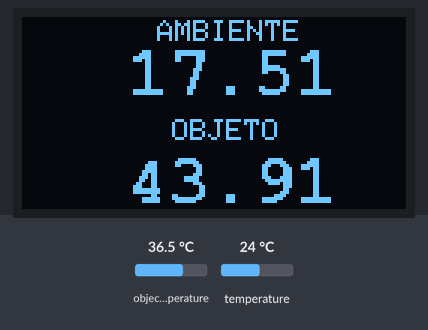
This sketch was run on a simulated Arduino Uno, built with avr-gcc and run on an emulated ATmega328P. On the bench: 128×64 one-colour display. The test bench sets the inputs (shaded band); at power-on: object temperature 36.5 °C, temperature 24 °C. What the sketch prints to the serial monitor is not drawn.

Above: at 1.3 s.
1.4 s: object temperature set to 20 °C
At 6.4 s:
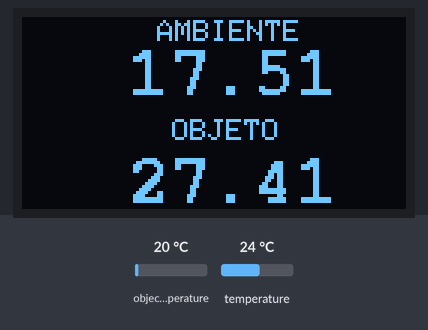
6.7 s: temperature set to 12 °C
At 11.4 s:
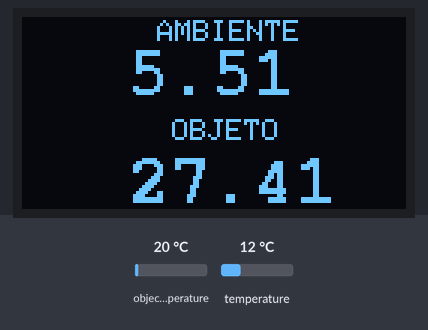
11.7 s: object temperature set to 26 °C
At 16.4 s:
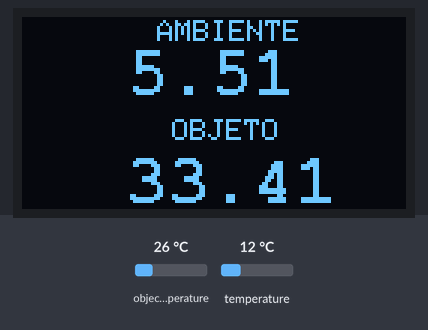
16.7 s: temperature set to 19 °C
At 20.6 s:
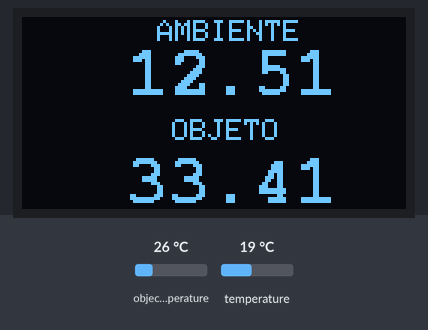
Timing chart, 0 to 22.1 s (numbered marks = the images above; inputs shaded):
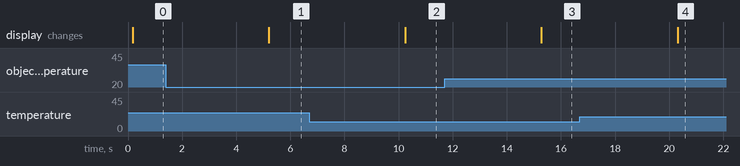

The sketch:

temperaturaIV_display.ino
```cpp
#include <Wire.h>
#include <Adafruit_MLX90614.h>
Adafruit_MLX90614 mlx = Adafruit_MLX90614();
#include <Adafruit_GFX.h>       // Include core graphics library for the display
#include <Adafruit_SSD1306.h>   // Include Adafruit_SSD1306 library to drive the display

#include <Fonts/FreeMonoBold12pt7b.h>  // Add a custom font
Adafruit_SSD1306 display(128, 64);            //Create display

void setup() {
  Serial.begin(9600);
  delay(100);  // This delay is needed to let the display to initialize
  display.begin(SSD1306_SWITCHCAPVCC, 0x3C);  // Initialize display with the I2C address of 0x3C
  display.clearDisplay();  // Clear the buffer
  display.setTextColor(WHITE);  // Set color of the text
  mlx.begin();
}
void loop() {
  display.setFont();
  display.clearDisplay();  // Clear the display so we can refresh
  display.setCursor(45,1);  // (x,y)
  display.println("AMBIENTE");  // Text or value to print

  display.setCursor(50,34);  // (x,y)
  display.println("OBJETO");  // Text or value to print

  // Print temperature
  char string[10];  // Create a character array of 10 characters
  // Convert float to a string:
  dtostrf(mlx.readAmbientTempC(), 3, 1, string);

  display.setFont(&FreeMonoBold12pt7b);  // Set a custom font
  display.setCursor(35,25);  // (x,y)
  display.println(mlx.readAmbientTempC()-6.5);  // Text or value to print

  display.setFont(&FreeMonoBold12pt7b);  // Set a custom font
  display.setCursor(35,61);  // (x,y)
  display.println(mlx.readObjectTempC()+7.4);  // Text or value to print

  Serial.print("Ambient = "); Serial.print(mlx.readAmbientTempC()-6.5);
  Serial.print("*C\tObject = "); Serial.print(mlx.readObjectTempC()+7.4); Serial.println("*C");
  //Serial.print("Ambient = "); Serial.print(mlx.readAmbientTempF());
  //Serial.print("*F\tObject = "); Serial.print(mlx.readObjectTempF()); Serial.println("*F");
  Serial.println();

  display.display();  // Print everything we set previously

  delay(5000);
}
```

Measured:
- after the input at 1.4 s, the display: changes after 3.8 s (image 1)
- after the input at 6.7 s, the display: changes after 3.5 s (image 2)
- after the input at 11.7 s, the display: changes after 3.6 s (image 3)
- after the input at 16.7 s, the display: changes after 3.6 s (image 4)
